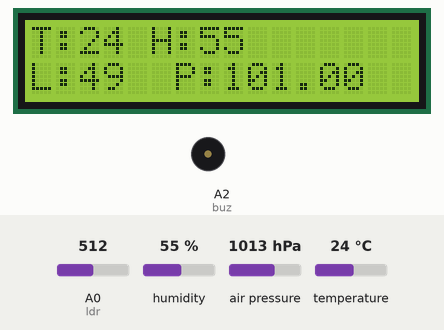
Simulated run of this sketch. Board: Arduino Uno, built with avr-gcc and run on an emulated ATmega328P. Shown: 16×2 character LCD, buzzer (waves = sounding, pin HIGH). Inputs (shaded band) come from the test bench; at power-on: humidity 55 %, air pressure 1013 hPa, A0 (ldr) = 512, temperature 24 °C. What the sketch prints to the serial monitor is not drawn.

Above: at 1.6 s.
1.7 s: humidity set to 79 %
At 6.7 s:
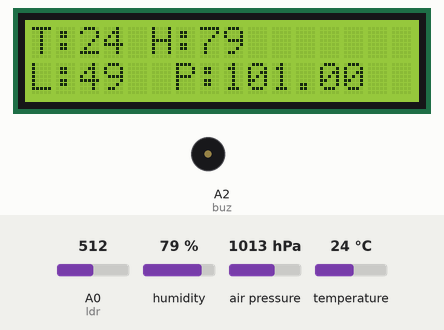
7.7 s: humidity set to 82 %
At 11.9 s:
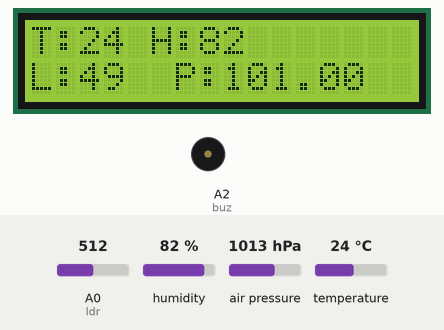
17.6 s: air pressure set to 952 hPa
At 22.4 s:
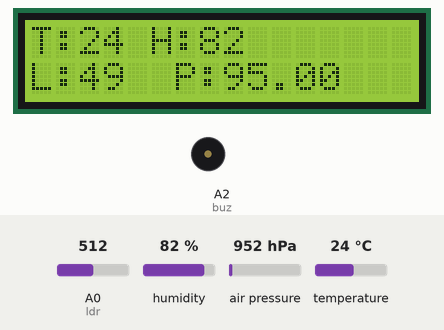
23.6 s: A0 (ldr) set to 716
At 27.6 s:
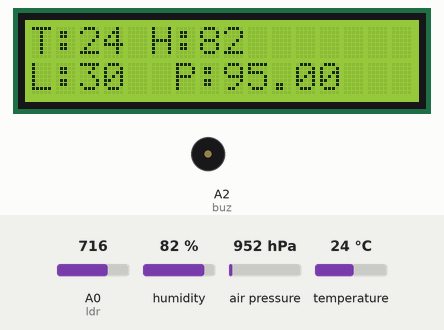
29.6 s: temperature set to 12 °C
At 32.7 s:
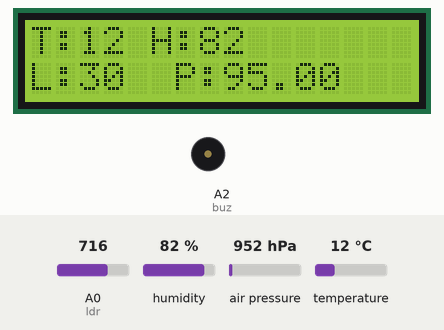
35.6 s: air pressure set to 975 hPa
At 38.0 s:
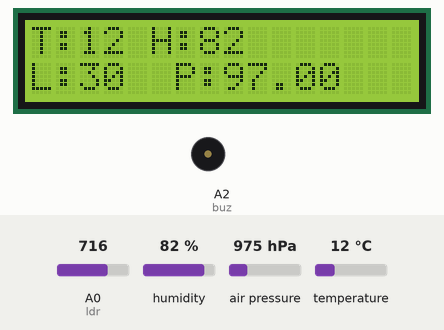
Timing chart, 0 to 42.6 s (numbered marks = the images above; inputs shaded):
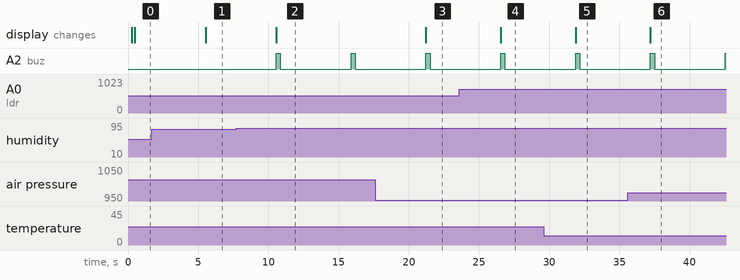

Measured:
- the behaviour switches between 80 and 81 % on humidity (found by bisection; images 1 and 2)
- after the input at 1.7 s, the display: changes after 3.8 s (image 1)
- after the input at 7.7 s, A2 (buz): alternates HIGH for 0.30 s and LOW for 5.0 s, starting after 2.9 s; the display: changes after 2.9 s (image 2)
- after the input at 17.6 s, the display: changes after 3.6 s (image 3)
- after the input at 23.6 s, the display: changes after 3.0 s (image 4)
- after the input at 29.6 s, the display: changes after 2.3 s (image 5)
- after the input at 35.6 s, the display: changes after 1.6 s (image 6)

The sketch:

weather_lora.ino
```cpp
#include <LiquidCrystal.h>
#include <DFRobot_DHT11.h>
DFRobot_DHT11 DHT;
#include <Adafruit_BMP085.h>


Adafruit_BMP085 bmp;
#define DHT11_PIN A1
#define ldr A0
#define buz A2

const int rs = 8, en = 9, d4 = 10, d5 = 11, d6 = 12, d7 = 13;
LiquidCrystal lcd(rs, en, d4, d5, d6, d7);

int cnt=0;
void setup() {

Serial.begin(9600);
delay(200);
pinMode(buz,OUTPUT);
lcd.begin(16, 2);
lcd.print("   WELCOME");

delay(200);
bmp.begin();

}

void loop() {

int lval=100-analogRead(ldr)/10.23;
DHT.read(DHT11_PIN);
int tval=DHT.temperature;
int hval=DHT.humidity;

float pval=bmp.readPressure()/1000;

lcd.clear();
lcd.print("T:"+String(tval) + " H:"+String(hval));
lcd.setCursor(0,1);
lcd.print("L:"+String(lval)+ "  P:"+ String(pval));

  Serial.println(String(tval)+ ","+String(hval)+ ","+String(lval)+ ","+String(pval));


if(tval>37 || hval>80 || pval>1018)
{
  digitalWrite(buz,1);
  delay(300);
  digitalWrite(buz,0);
}

delay(5000);
}
```
